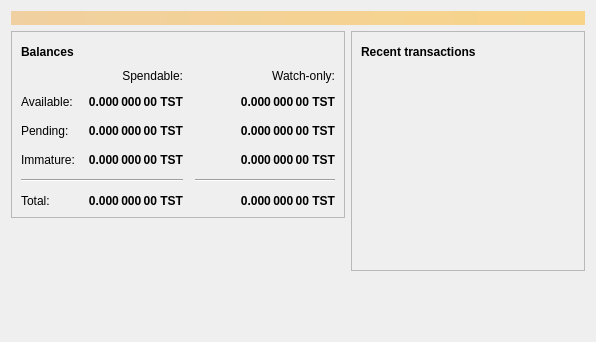
<?xml version="1.0" encoding="UTF-8"?>
<ui version="4.0">
 <class>OverviewPage</class>
 <widget class="QWidget" name="OverviewPage">
  <property name="geometry">
   <rect>
    <x>0</x>
    <y>0</y>
    <width>596</width>
    <height>342</height>
   </rect>
  </property>
  <property name="windowTitle">
   <string>Form</string>
  </property>
  <layout class="QVBoxLayout" name="topLayout">
   <item>
    <widget class="QLabel" name="labelAlerts">
     <property name="visible">
      <bool>false</bool>
     </property>
     <property name="styleSheet">
      <string notr="true">QLabel { background-color: qlineargradient(x1: 0, y1: 0, x2: 1, y2: 0, stop:0 #F0D0A0, stop:1 #F8D488); color:#000000; }</string>
     </property>
     <property name="wordWrap">
      <bool>true</bool>
     </property>
     <property name="margin">
      <number>3</number>
     </property>
     <property name="textInteractionFlags">
      <set>Qt::TextSelectableByMouse</set>
     </property>
    </widget>
   </item>
   <item>
    <layout class="QHBoxLayout" name="horizontalLayout" stretch="1,1">
     <item>
      <layout class="QVBoxLayout" name="verticalLayout_2">
       <item>
        <widget class="QFrame" name="frame">
         <property name="frameShape">
          <enum>QFrame::StyledPanel</enum>
         </property>
         <property name="frameShadow">
          <enum>QFrame::Raised</enum>
         </property>
         <layout class="QVBoxLayout" name="verticalLayout_4">
          <item>
           <layout class="QHBoxLayout" name="horizontalLayout_4">
            <item>
             <widget class="QLabel" name="label_5">
              <property name="font">
               <font>
                <weight>75</weight>
                <bold>true</bold>
               </font>
              </property>
              <property name="text">
               <string>Balances</string>
              </property>
             </widget>
            </item>
            <item>
             <widget class="QPushButton" name="labelWalletStatus">
              <property name="enabled">
               <bool>false</bool>
              </property>
              <property name="maximumSize">
               <size>
                <width>30</width>
                <height>16777215</height>
               </size>
              </property>
              <property name="toolTip">
               <string>The displayed information may be out of date. Your wallet automatically synchronizes with the Testcoin network after a connection is established, but this process has not completed yet.</string>
              </property>
              <property name="text">
               <string/>
              </property>
              <property name="icon">
               <iconset resource="../bitcoin.qrc">
                <normaloff>:/icons/warning</normaloff>
                <disabledoff>:/icons/warning</disabledoff>:/icons/warning</iconset>
              </property>
              <property name="iconSize">
               <size>
                <width>24</width>
                <height>24</height>
               </size>
              </property>
              <property name="flat">
               <bool>true</bool>
              </property>
             </widget>
            </item>
            <item>
             <spacer name="horizontalSpacer_3">
              <property name="orientation">
               <enum>Qt::Horizontal</enum>
              </property>
              <property name="sizeHint" stdset="0">
               <size>
                <width>40</width>
                <height>20</height>
               </size>
              </property>
             </spacer>
            </item>
           </layout>
          </item>
          <item>
           <layout class="QGridLayout" name="gridLayout">
            <property name="spacing">
             <number>12</number>
            </property>
            <item row="2" column="2">
             <widget class="QLabel" name="labelWatchPending">
              <property name="font">
               <font>
                <weight>75</weight>
                <bold>true</bold>
               </font>
              </property>
              <property name="cursor">
               <cursorShape>IBeamCursor</cursorShape>
              </property>
              <property name="toolTip">
               <string>Unconfirmed transactions to watch-only addresses</string>
              </property>
              <property name="text">
               <string notr="true">0.000 000 00 TST</string>
              </property>
              <property name="alignment">
               <set>Qt::AlignRight|Qt::AlignTrailing|Qt::AlignVCenter</set>
              </property>
              <property name="textInteractionFlags">
               <set>Qt::LinksAccessibleByMouse|Qt::TextSelectableByKeyboard|Qt::TextSelectableByMouse</set>
              </property>
             </widget>
            </item>
            <item row="2" column="1">
             <widget class="QLabel" name="labelUnconfirmed">
              <property name="font">
               <font>
                <weight>75</weight>
                <bold>true</bold>
               </font>
              </property>
              <property name="cursor">
               <cursorShape>IBeamCursor</cursorShape>
              </property>
              <property name="toolTip">
               <string>Total of transactions that have yet to be confirmed, and do not yet count toward the spendable balance</string>
              </property>
              <property name="text">
               <string notr="true">0.000 000 00 TST</string>
              </property>
              <property name="alignment">
               <set>Qt::AlignRight|Qt::AlignTrailing|Qt::AlignVCenter</set>
              </property>
              <property name="textInteractionFlags">
               <set>Qt::LinksAccessibleByMouse|Qt::TextSelectableByKeyboard|Qt::TextSelectableByMouse</set>
              </property>
             </widget>
            </item>
            <item row="3" column="2">
             <widget class="QLabel" name="labelWatchImmature">
              <property name="font">
               <font>
                <weight>75</weight>
                <bold>true</bold>
               </font>
              </property>
              <property name="cursor">
               <cursorShape>IBeamCursor</cursorShape>
              </property>
              <property name="toolTip">
               <string>Mined balance in watch-only addresses that has not yet matured</string>
              </property>
              <property name="text">
               <string notr="true">0.000 000 00 TST</string>
              </property>
              <property name="alignment">
               <set>Qt::AlignRight|Qt::AlignTrailing|Qt::AlignVCenter</set>
              </property>
              <property name="textInteractionFlags">
               <set>Qt::LinksAccessibleByMouse|Qt::TextSelectableByKeyboard|Qt::TextSelectableByMouse</set>
              </property>
             </widget>
            </item>
            <item row="4" column="0" colspan="2">
             <widget class="Line" name="line">
              <property name="orientation">
               <enum>Qt::Horizontal</enum>
              </property>
             </widget>
            </item>
            <item row="4" column="2">
             <widget class="Line" name="lineWatchBalance">
              <property name="sizePolicy">
               <sizepolicy hsizetype="Preferred" vsizetype="Fixed">
                <horstretch>0</horstretch>
                <verstretch>0</verstretch>
               </sizepolicy>
              </property>
              <property name="minimumSize">
               <size>
                <width>140</width>
                <height>0</height>
               </size>
              </property>
              <property name="orientation">
               <enum>Qt::Horizontal</enum>
              </property>
             </widget>
            </item>
            <item row="5" column="0">
             <widget class="QLabel" name="labelTotalText">
              <property name="text">
               <string>Total:</string>
              </property>
             </widget>
            </item>
            <item row="3" column="1">
             <widget class="QLabel" name="labelImmature">
              <property name="font">
               <font>
                <weight>75</weight>
                <bold>true</bold>
               </font>
              </property>
              <property name="cursor">
               <cursorShape>IBeamCursor</cursorShape>
              </property>
              <property name="toolTip">
               <string>Mined balance that has not yet matured</string>
              </property>
              <property name="text">
               <string notr="true">0.000 000 00 TST</string>
              </property>
              <property name="alignment">
               <set>Qt::AlignRight|Qt::AlignTrailing|Qt::AlignVCenter</set>
              </property>
              <property name="textInteractionFlags">
               <set>Qt::LinksAccessibleByMouse|Qt::TextSelectableByKeyboard|Qt::TextSelectableByMouse</set>
              </property>
             </widget>
            </item>
            <item row="2" column="3">
             <spacer name="horizontalSpacer_2">
              <property name="orientation">
               <enum>Qt::Horizontal</enum>
              </property>
              <property name="sizeHint" stdset="0">
               <size>
                <width>40</width>
                <height>20</height>
               </size>
              </property>
             </spacer>
            </item>
            <item row="3" column="0">
             <widget class="QLabel" name="labelImmatureText">
              <property name="text">
               <string>Immature:</string>
              </property>
             </widget>
            </item>
            <item row="5" column="1">
             <widget class="QLabel" name="labelTotal">
              <property name="font">
               <font>
                <weight>75</weight>
                <bold>true</bold>
               </font>
              </property>
              <property name="cursor">
               <cursorShape>IBeamCursor</cursorShape>
              </property>
              <property name="toolTip">
               <string>Your current total balance</string>
              </property>
              <property name="text">
               <string notr="true">0.000 000 00 TST</string>
              </property>
              <property name="alignment">
               <set>Qt::AlignRight|Qt::AlignTrailing|Qt::AlignVCenter</set>
              </property>
              <property name="textInteractionFlags">
               <set>Qt::LinksAccessibleByMouse|Qt::TextSelectableByKeyboard|Qt::TextSelectableByMouse</set>
              </property>
             </widget>
            </item>
            <item row="5" column="2">
             <widget class="QLabel" name="labelWatchTotal">
              <property name="font">
               <font>
                <weight>75</weight>
                <bold>true</bold>
               </font>
              </property>
              <property name="cursor">
               <cursorShape>IBeamCursor</cursorShape>
              </property>
              <property name="toolTip">
               <string>Current total balance in watch-only addresses</string>
              </property>
              <property name="text">
               <string notr="true">0.000 000 00 TST</string>
              </property>
              <property name="alignment">
               <set>Qt::AlignRight|Qt::AlignTrailing|Qt::AlignVCenter</set>
              </property>
              <property name="textInteractionFlags">
               <set>Qt::LinksAccessibleByMouse|Qt::TextSelectableByKeyboard|Qt::TextSelectableByMouse</set>
              </property>
             </widget>
            </item>
            <item row="0" column="2">
             <widget class="QLabel" name="labelWatchonly">
              <property name="text">
               <string>Watch-only:</string>
              </property>
              <property name="alignment">
               <set>Qt::AlignRight|Qt::AlignTrailing|Qt::AlignVCenter</set>
              </property>
             </widget>
            </item>
            <item row="1" column="0">
             <widget class="QLabel" name="labelBalanceText">
              <property name="text">
               <string>Available:</string>
              </property>
             </widget>
            </item>
            <item row="1" column="1">
             <widget class="QLabel" name="labelBalance">
              <property name="font">
               <font>
                <weight>75</weight>
                <bold>true</bold>
               </font>
              </property>
              <property name="cursor">
               <cursorShape>IBeamCursor</cursorShape>
              </property>
              <property name="toolTip">
               <string>Your current spendable balance</string>
              </property>
              <property name="text">
               <string notr="true">0.000 000 00 TST</string>
              </property>
              <property name="alignment">
               <set>Qt::AlignRight|Qt::AlignTrailing|Qt::AlignVCenter</set>
              </property>
              <property name="textInteractionFlags">
               <set>Qt::LinksAccessibleByMouse|Qt::TextSelectableByKeyboard|Qt::TextSelectableByMouse</set>
              </property>
             </widget>
            </item>
            <item row="1" column="2">
             <widget class="QLabel" name="labelWatchAvailable">
              <property name="font">
               <font>
                <weight>75</weight>
                <bold>true</bold>
               </font>
              </property>
              <property name="cursor">
               <cursorShape>IBeamCursor</cursorShape>
              </property>
              <property name="toolTip">
               <string>Your current balance in watch-only addresses</string>
              </property>
              <property name="text">
               <string notr="true">0.000 000 00 TST</string>
              </property>
              <property name="alignment">
               <set>Qt::AlignRight|Qt::AlignTrailing|Qt::AlignVCenter</set>
              </property>
              <property name="textInteractionFlags">
               <set>Qt::LinksAccessibleByMouse|Qt::TextSelectableByKeyboard|Qt::TextSelectableByMouse</set>
              </property>
             </widget>
            </item>
            <item row="2" column="0">
             <widget class="QLabel" name="labelPendingText">
              <property name="text">
               <string>Pending:</string>
              </property>
             </widget>
            </item>
            <item row="0" column="1">
             <widget class="QLabel" name="labelSpendable">
              <property name="text">
               <string>Spendable:</string>
              </property>
              <property name="alignment">
               <set>Qt::AlignRight|Qt::AlignTrailing|Qt::AlignVCenter</set>
              </property>
             </widget>
            </item>
           </layout>
          </item>
         </layout>
        </widget>
       </item>
       <item>
        <spacer name="verticalSpacer">
         <property name="orientation">
          <enum>Qt::Vertical</enum>
         </property>
         <property name="sizeHint" stdset="0">
          <size>
           <width>20</width>
           <height>40</height>
          </size>
         </property>
        </spacer>
       </item>
      </layout>
     </item>
     <item>
      <layout class="QVBoxLayout" name="verticalLayout_3">
       <item>
        <widget class="QFrame" name="frame_2">
         <property name="frameShape">
          <enum>QFrame::StyledPanel</enum>
         </property>
         <property name="frameShadow">
          <enum>QFrame::Raised</enum>
         </property>
         <layout class="QVBoxLayout" name="verticalLayout">
          <item>
           <layout class="QHBoxLayout" name="horizontalLayout_2">
            <item>
             <widget class="QLabel" name="label_4">
              <property name="font">
               <font>
                <weight>75</weight>
                <bold>true</bold>
               </font>
              </property>
              <property name="text">
               <string>Recent transactions</string>
              </property>
             </widget>
            </item>
            <item>
             <widget class="QPushButton" name="labelTransactionsStatus">
              <property name="enabled">
               <bool>false</bool>
              </property>
              <property name="maximumSize">
               <size>
                <width>30</width>
                <height>16777215</height>
               </size>
              </property>
              <property name="toolTip">
               <string>The displayed information may be out of date. Your wallet automatically synchronizes with the Testcoin network after a connection is established, but this process has not completed yet.</string>
              </property>
              <property name="text">
               <string/>
              </property>
              <property name="icon">
               <iconset resource="../bitcoin.qrc">
                <normaloff>:/icons/warning</normaloff>
                <disabledoff>:/icons/warning</disabledoff>:/icons/warning</iconset>
              </property>
              <property name="iconSize">
               <size>
                <width>24</width>
                <height>24</height>
               </size>
              </property>
              <property name="flat">
               <bool>true</bool>
              </property>
             </widget>
            </item>
            <item>
             <spacer name="horizontalSpacer">
              <property name="orientation">
               <enum>Qt::Horizontal</enum>
              </property>
              <property name="sizeHint" stdset="0">
               <size>
                <width>40</width>
                <height>20</height>
               </size>
              </property>
             </spacer>
            </item>
           </layout>
          </item>
          <item>
           <widget class="QListView" name="listTransactions">
            <property name="styleSheet">
             <string notr="true">QListView { background: transparent; }</string>
            </property>
            <property name="frameShape">
             <enum>QFrame::NoFrame</enum>
            </property>
            <property name="verticalScrollBarPolicy">
             <enum>Qt::ScrollBarAlwaysOff</enum>
            </property>
            <property name="horizontalScrollBarPolicy">
             <enum>Qt::ScrollBarAlwaysOff</enum>
            </property>
            <property name="selectionMode">
             <enum>QAbstractItemView::NoSelection</enum>
            </property>
           </widget>
          </item>
         </layout>
        </widget>
       </item>
       <item>
        <spacer name="verticalSpacer_2">
         <property name="orientation">
          <enum>Qt::Vertical</enum>
         </property>
         <property name="sizeHint" stdset="0">
          <size>
           <width>20</width>
           <height>40</height>
          </size>
         </property>
        </spacer>
       </item>
      </layout>
     </item>
    </layout>
   </item>
  </layout>
 </widget>
 <resources/>
 <connections/>
</ui>
